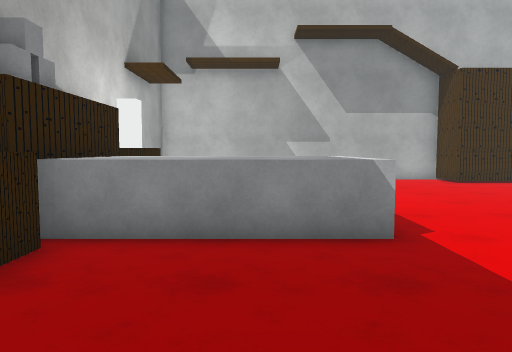
[1] (above)

15 first-person views from a walk through a 3-D level made in the Unity game engine. The camera is 1.4 m above the floor, tilts 4° down and sees 70° across. The floor is counted in squares, 1 m on a side. Each view is taken from the middle of a square. On the plan, view 1 faces up. The plan holds only what a view shows up to about 16 squares ahead; the rest is blank. The place goes on beyond the plan. Some animated figures are left out. Some surface patterns are stand-ins.

[2]
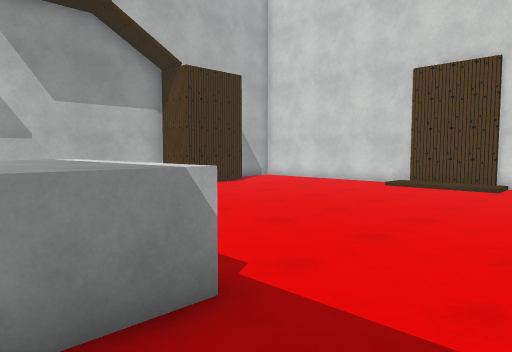

[3]
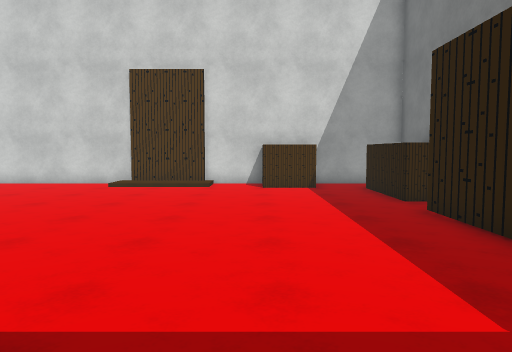

[4]
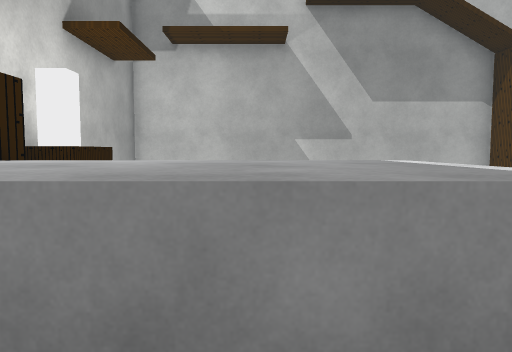

[5]
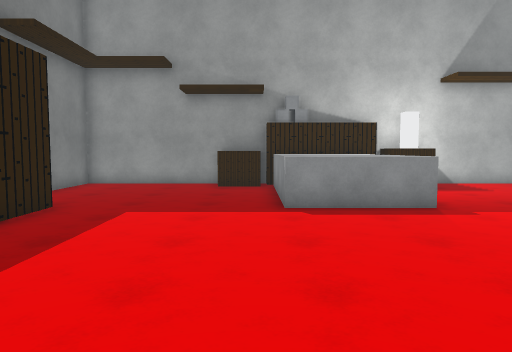

[6]
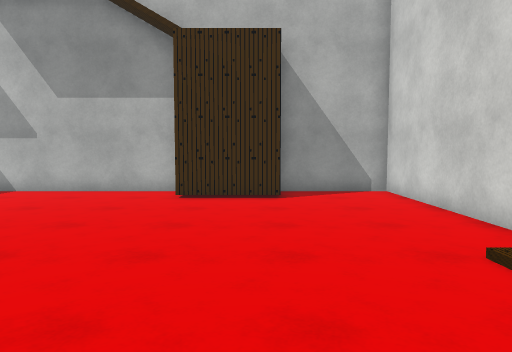

[7]
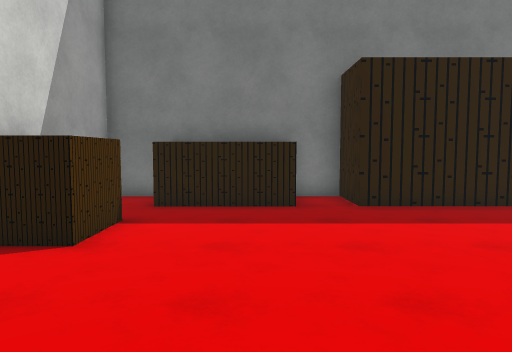

[8]
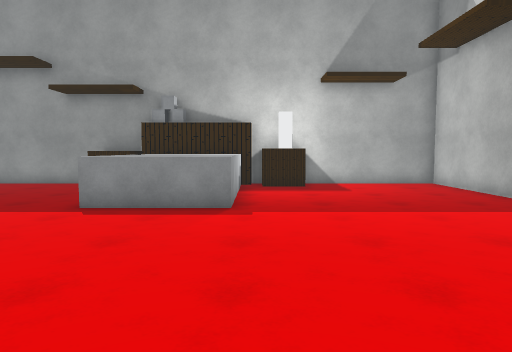

[9]
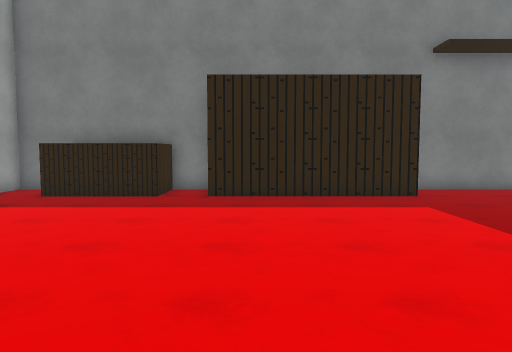

[10]
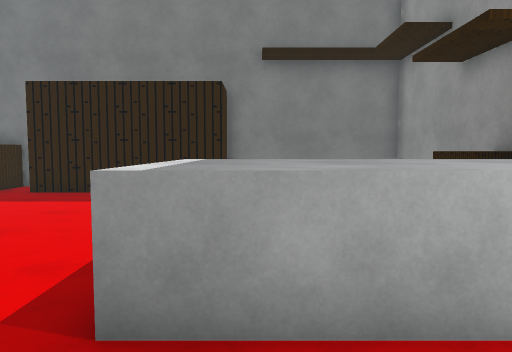

[11]
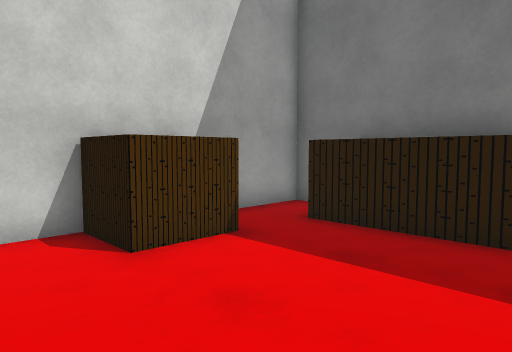

[12]
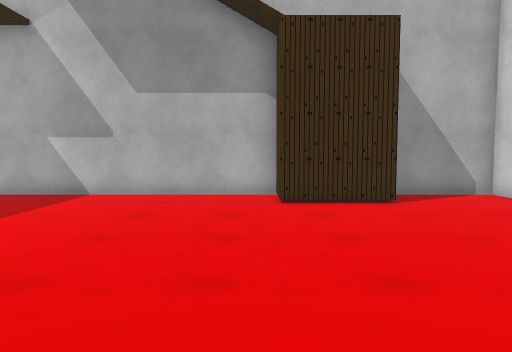

[13]
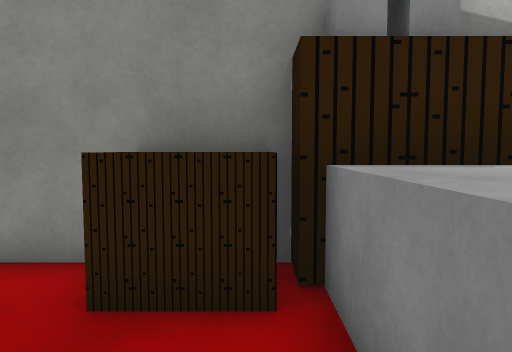

[14]
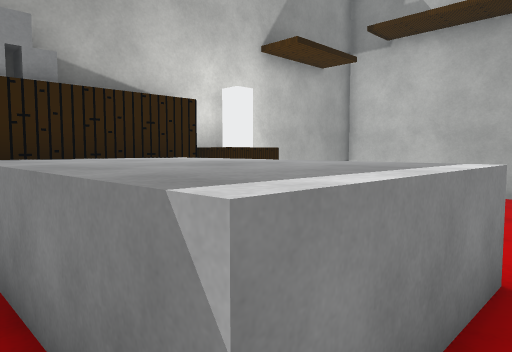

[15]
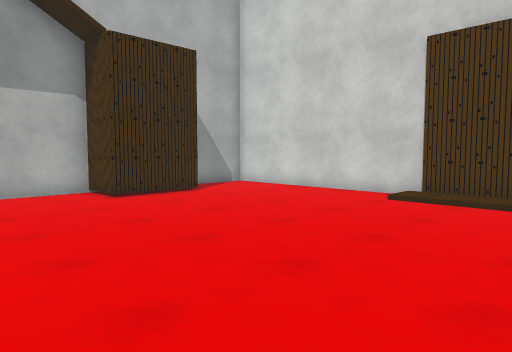

### Floor plan
Key: @ floor where view 1 was taken; # wall or solid block; . main floor; : floor 0.25 m higher than the main floor; / step, stairs or slope; ^ raised ledge; B white block; A box; O other object.
Columns run from 5 left of view 1 to 16 right of it. Each row starts with its distance up from view 1.
 18 ###############  #####
 17 #.............#  ....#
 16 #.............###....#
 15 #....................#
 14 #....................#
 13 #....................#
 12 OO...................#
 11 OBO..................#
 10 ##...................#
  9  #^^^^^^.........../:#
  8  #^^^^^^.........../:#
  7  #^^^^^^.........../:#
  6  #^^^^^^...........//#
  5 OOO..................#
  4 OOO..................#
  3 #..................OO#
  2 #..................OO#
  1 #....................#
  0 #....@.#######.AAAA..#
 -1 #......#     #.A   ..#
 -2 ########     ###AAA###

Where each view was taken, in squares from view 1:
view 1: 0 up, 0 right, facing up
view 2: 3 up, 0 right, facing up-right
view 3: 4 up, 0 right, facing right
view 4: 4 up, 0 right, facing up
view 5: 5 up, 11 right, facing left
view 6: 5 up, 11 right, facing up
view 7: 9 up, 11 right, facing down
view 8: 10 up, 11 right, facing left
view 9: 11 up, 7 right, facing down
view 10: 12 up, 1 right, facing down
view 11: 6 up, 9 right, facing down-right
view 12: 6 up, 8 right, facing up
view 13: 5 up, 0 right, facing left
view 14: 5 up, 3 right, facing up-left
view 15: 5 up, 4 right, facing up-right
